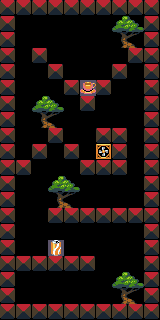

This game map was drawn from its Tiled (.tmx) file and the tilesets committed beside it. A one-line description and the full map source follow:
An orthogonal 10x20 tile map with 16x16 px tiles, 3 tile layers (Background, Blocking Layer, Item Layer).

<map version="1.0" tiledversion="1.1.5" orientation="orthogonal" renderorder="right-down" width="10" height="20" tilewidth="16" tileheight="16" infinite="0" nextobjectid="1">
 <tileset firstgid="1" name="simples_pimples" tilewidth="16" tileheight="16" tilecount="4000" columns="50">
  <image source="simples_pimples.png" width="800" height="1280" />
 </tileset>
 <layer name="Background" width="10" height="20">
  <data encoding="csv">
105,105,105,105,105,105,105,105,105,105,
105,105,105,105,105,105,105,3019,3020,105,
105,105,105,105,105,105,105,3069,3070,105,
105,105,105,105,105,105,105,105,105,105,
105,105,105,105,105,105,105,105,105,105,
105,105,105,105,105,105,105,105,105,105,
105,105,3019,3020,105,105,105,105,105,105,
105,105,3069,3070,105,105,105,105,105,105,
105,105,105,105,105,105,105,105,105,105,
105,105,105,105,105,105,105,105,105,105,
105,105,105,105,105,105,105,105,105,105,
105,105,105,3019,3020,105,105,105,105,105,
105,105,105,3069,3070,105,105,105,105,105,
105,105,105,105,105,105,105,105,105,105,
105,105,105,105,105,105,105,105,105,105,
105,105,105,105,105,105,105,105,105,105,
105,105,105,105,105,105,105,105,105,105,
105,105,105,105,105,105,105,3019,3020,105,
105,105,105,105,105,105,105,3069,3070,105,
105,105,105,105,105,105,105,105,105,105
</data>
 </layer>
 <layer name="Blocking Layer" width="10" height="20">
  <data encoding="csv">
712,712,712,712,712,712,712,712,712,712,
712,0,0,0,0,0,0,0,0,712,
712,0,0,0,0,0,0,0,0,712,
712,0,712,0,0,0,0,0,712,712,
712,0,0,712,0,0,0,712,0,712,
712,0,0,0,712,0,712,0,0,712,
712,0,0,0,0,712,0,0,0,712,
712,0,0,0,0,0,0,0,0,712,
712,0,0,712,0,0,712,712,0,712,
712,0,712,0,712,0,0,712,0,712,
712,712,0,0,0,712,712,712,0,712,
712,0,0,0,0,0,0,0,0,712,
712,0,0,0,0,0,0,0,0,712,
712,0,0,712,712,712,712,712,712,712,
712,0,0,0,0,0,0,0,0,712,
712,0,0,0,0,0,0,0,0,712,
712,712,712,712,712,712,0,0,0,712,
712,0,0,0,0,0,0,0,0,712,
712,0,0,0,0,0,0,0,0,712,
712,712,712,712,712,712,712,712,712,712
</data>
 </layer>
 <layer name="Item Layer" width="10" height="20">
  <data encoding="csv">
0,0,0,0,0,0,0,0,0,0,
0,0,0,0,0,0,0,0,0,0,
0,0,0,0,0,0,0,0,0,0,
0,0,0,0,0,0,0,0,0,0,
0,0,0,0,0,0,0,0,0,0,
0,0,0,0,0,1328,0,0,0,0,
0,0,0,0,0,0,0,0,0,0,
0,0,0,0,0,0,0,0,0,0,
0,0,0,0,0,0,0,0,0,0,
0,0,0,0,0,0,1517,0,0,0,
0,0,0,0,0,0,0,0,0,0,
0,0,0,0,0,0,0,0,0,0,
0,0,0,0,0,0,0,0,0,0,
0,0,0,0,0,0,0,0,0,0,
0,0,0,0,0,0,0,0,0,0,
0,0,0,1377,0,0,0,0,0,0,
0,0,0,0,0,0,0,0,0,0,
0,0,0,0,0,0,0,0,0,0,
0,0,0,0,0,0,0,0,0,0,
0,0,0,0,0,0,0,0,0,0
</data>
 </layer>
</map>
